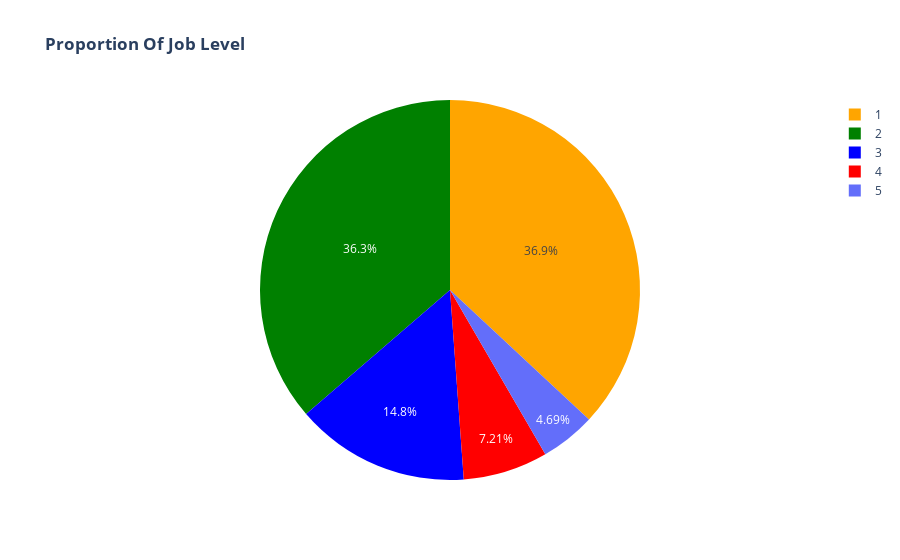

Notebook code cell kept with this figure:
### Code cell
import plotly.graph_objects as go

# Count the values in the 'JobLevel' column
job_level_counts = df['JobLevel'].value_counts()

# Create a pie chart for job level with 4 different colors
fig = go.Figure(data=[go.Pie(labels=job_level_counts.index, values=job_level_counts.values,
                             marker_colors=['orange', 'green', 'blue', 'red'])])
fig.update_layout(title='<b>Proportion Of Job Level<b>')
fig.show()

### Figure 1 — Plotly figure (JSON) as saved in the notebook; plotly's stock layout.template omitted (floating-point values rounded to 4 significant figures)
{"data": [{"labels": [1, 2, 3, 4, 5], "marker": {"colors": ["orange", "green", "blue", "red"]}, "type": "pie", "values": [543, 534, 218, 106, 69]}], "layout": {"title": {"text": "<b>Proportion Of Job Level<b>"}}}
